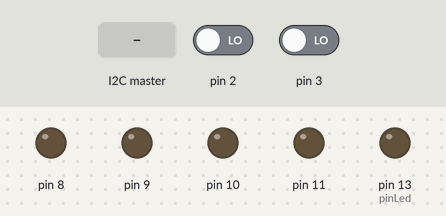
Simulated run of this sketch. Board: Arduino Uno, built with avr-gcc and run on an emulated ATmega328P. Parts: output pins drawn as LEDs (lit = HIGH). The test bench sets the inputs (shaded band); at power-on: pin 2 LOW, pin 3 LOW.

Above: at 1.2 s.
1.3 s: the I2C master sends the byte 1
At 2.0 s:
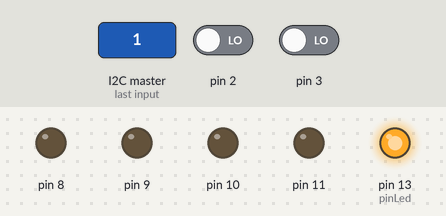
2.8 s: the I2C master sends the byte 0
At 3.1 s:
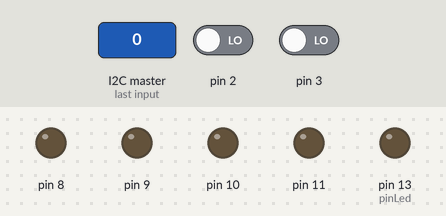
Timing chart, 0 to 5.8 s (numbered marks = the images above; inputs shaded):
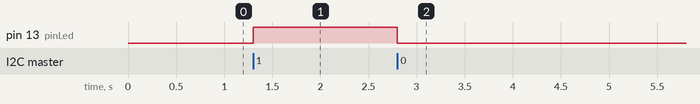

Measured:
- after the input at 1.3 s, pin 13 (pinLed): LOW → HIGH at once
- after the input at 2.8 s, pin 13 (pinLed): HIGH → LOW at once

The sketch:

6_sensing_objects_and_move_arm_amp_amp_base3.ino
```cpp
#include <Wire.h>
int pinLed=13;
int x =0;

int counter;

void setup(){
  Wire.begin(2); //Slave
  Wire.onReceive(receiveEvent);
  pinMode(pinLed, OUTPUT);

  pinMode(2, INPUT);
  pinMode(3, INPUT);
  pinMode(8, OUTPUT);
  pinMode(9, OUTPUT);
  pinMode(10, OUTPUT);
  pinMode(11, OUTPUT);
}

void loop(){
  delay(100);
}

void receiveEvent(int howMany){
  x = Wire.read();

  if (x == 1) {
    digitalWrite(pinLed, HIGH);
    digitalWrite(8, LOW);
    digitalWrite(9, LOW);
    digitalWrite(10, LOW);
    digitalWrite(11, LOW);
  }
  else {
      digitalWrite(pinLed, LOW);
    if (digitalRead(2) == HIGH) {
      digitalWrite(8, LOW);
      digitalWrite(9, HIGH);
      digitalWrite(10, LOW);
      digitalWrite(11, HIGH);
    }
    if (digitalRead(3) == HIGH) {
      digitalWrite(8, HIGH);
      digitalWrite(9, LOW);
      digitalWrite(10, HIGH);
      digitalWrite(11, LOW);
    }
  }
}
```
